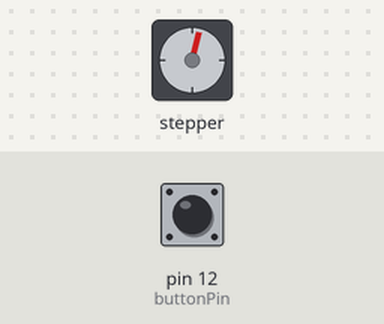
Recording of a sketch running on a simulated Arduino Uno, built with avr-gcc and run on an emulated ATmega328P. Shown: stepper motor. The inputs (shaded band) are chosen by the test bench; at power-on: pin 12 (buttonPin) HIGH. Stepper angles assume 2048 steps per turn; what the sketch prints to the serial monitor is not drawn.

Above: at 1.2 s.
1.3 s: pin 12 (buttonPin) pulled LOW for 0.15 s
At 3.21 s:
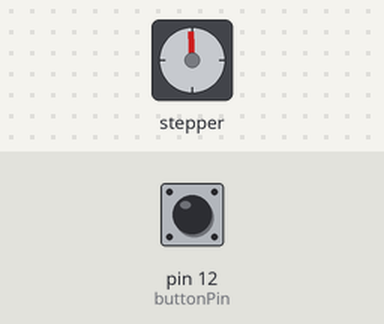
4.3 s: pin 12 (buttonPin) pulled LOW for 1 s
8.3 s: pin 12 (buttonPin) pulled LOW for 0.15 s
At 8.6 s:
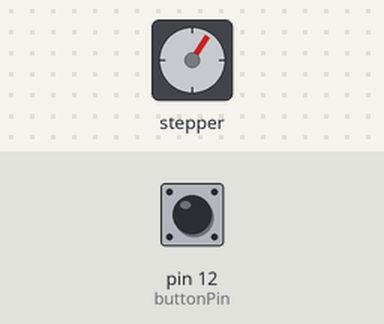
11.4 s: pin 12 (buttonPin) pulled LOW for 3.2 s
16.1 s: pin 12 (buttonPin) driven LOW
At 16.1 s:
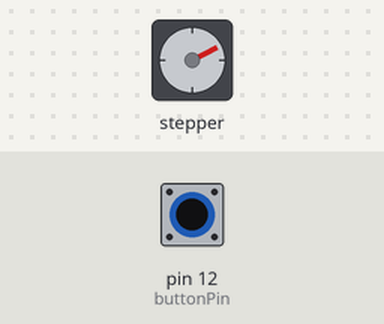
19.1 s: pin 12 (buttonPin) pulsed HIGH 5 times (0.12 s each, 0.3 s apart)
Timing chart, 0 to 27.2 s (numbered marks = the images above; inputs shaded):
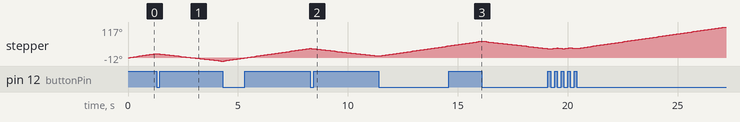

The sketch:

35_stepper_motor.ino
```cpp
#include <Stepper.h>
int stepsPerRevolution=2048; // depends on the motor. Don't change
Stepper myStepper(stepsPerRevolution, 8,10,9,11); // depends on the motor
int motorSpeed=10; //rpm
int dt = 500;

int buttonPin=12;
int buttonNew;
int buttonOld =1;
int msg;
boolean clockwise = true;

void setup() {
  // put your setup code here, to run once:
Serial.begin(9600);
myStepper.setSpeed(motorSpeed);
pinMode(buttonPin, INPUT);
}

void loop() {
  // put your main code here, to run repeatedly:
  if (clockwise==true){
    myStepper.step(1);
    Serial.println("clockwise");

  }
  else{
    myStepper.step(-1);
    Serial.println("anticlockwise");

  }
button();
Serial.println(buttonOld);

}

void button(){
  buttonNew=digitalRead(buttonPin);

  if (buttonOld==1 && buttonNew==0){
    // just gone down
    if (clockwise==false){
      msg = 0;
    clockwise = true;
    }
    else if (clockwise==true){
    clockwise = false;
  msg=1;
    }
  }
      buttonOld = buttonNew;
}
```
